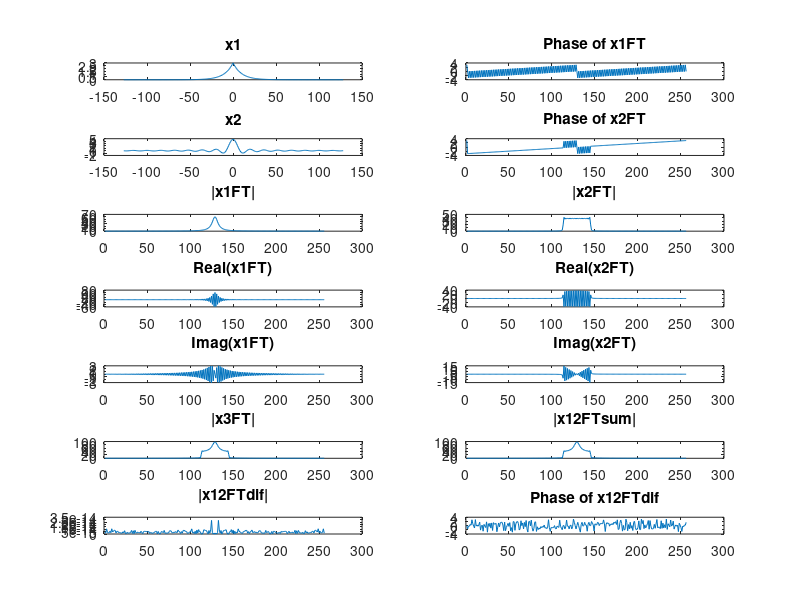

The MATLAB script that drew this image:
t = -127:128;
A1 = 3; C = 10;
x1 = A1 * exp(-abs(t)/C);

A2=12; w0 = 2*pi/16;
x2 = A2 * sin(w0*t) ./t;
x2(t == 0) = A2*w0;

x1FT = fftshift(fft(x1));
x2FT = fftshift(fft(x2));

x3 = x1 + x2;
x3FT = fftshift(fft(x3));
x12FTsum = x1FT + x2FT;
x12FTdif = x3FT - x12FTsum;

figure;

subplot(7,2,1); plot(t, x1); title('x1');
subplot(7,2,2); plot(angle(x1FT)); title('Phase of x1FT');
subplot(7,2,3); plot(t, x2); title('x2');
subplot(7,2,4); plot(angle(x2FT)); title('Phase of x2FT');
subplot(7,2,5); plot(abs(x1FT)); title('|x1FT|');
subplot(7,2,6); plot(abs(x2FT)); title('|x2FT|');
subplot(7,2,7); plot(real(x1FT)); title('Real(x1FT)');
subplot(7,2,8); plot(real(x2FT)); title('Real(x2FT)');
subplot(7,2,9); plot(imag(x1FT)); title('Imag(x1FT)');
subplot(7,2,10); plot(imag(x2FT)); title('Imag(x2FT)');
subplot(7,2,11); plot(abs(x3FT)); title('|x3FT|');
subplot(7,2,12); plot(abs(x12FTsum)); title('|x12FTsum|');
subplot(7,2,13); plot(abs(x12FTdif)); title('|x12FTdif|');
subplot(7,2,14); plot(angle(x12FTdif)); title('Phase of x12FTdif');